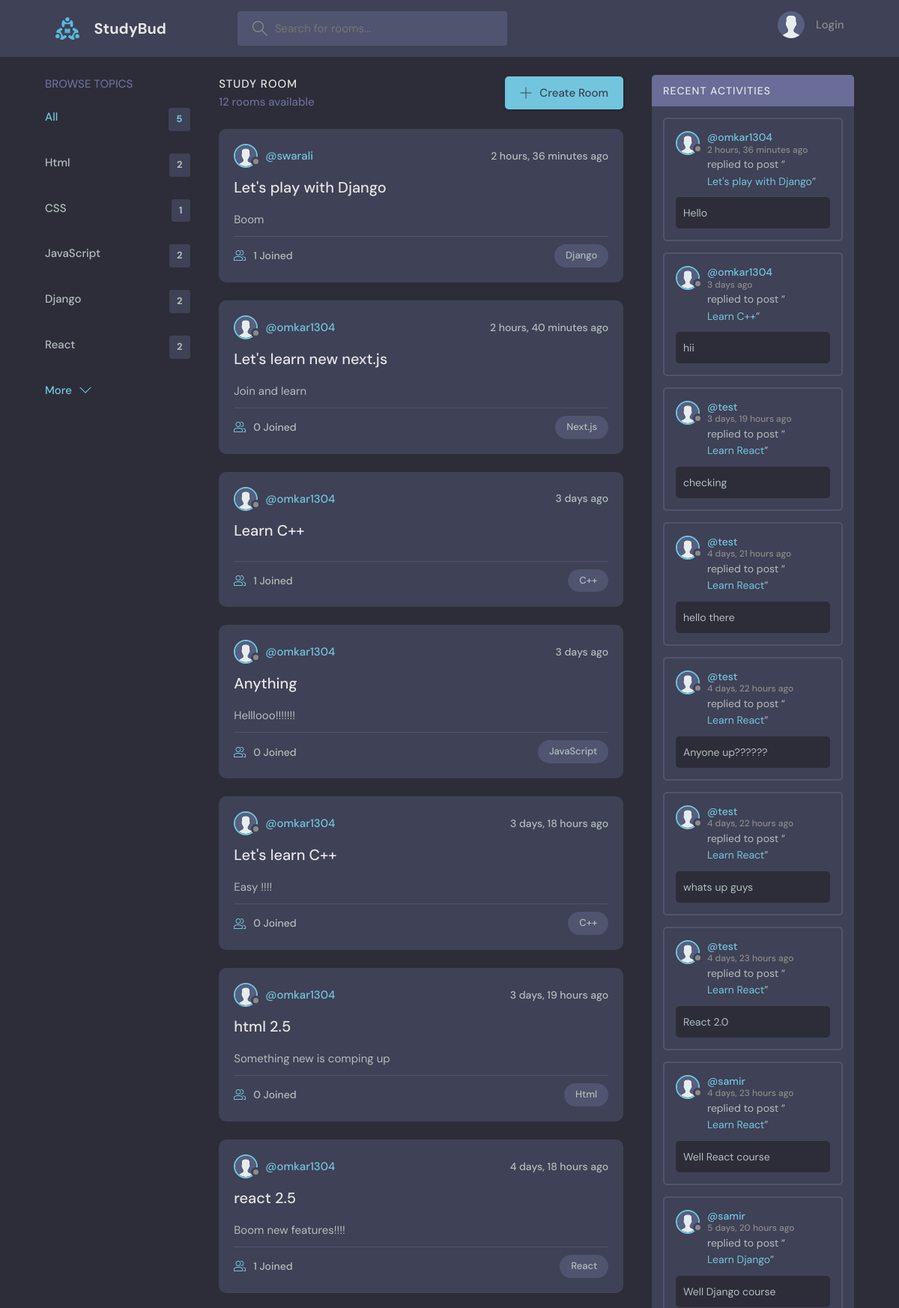
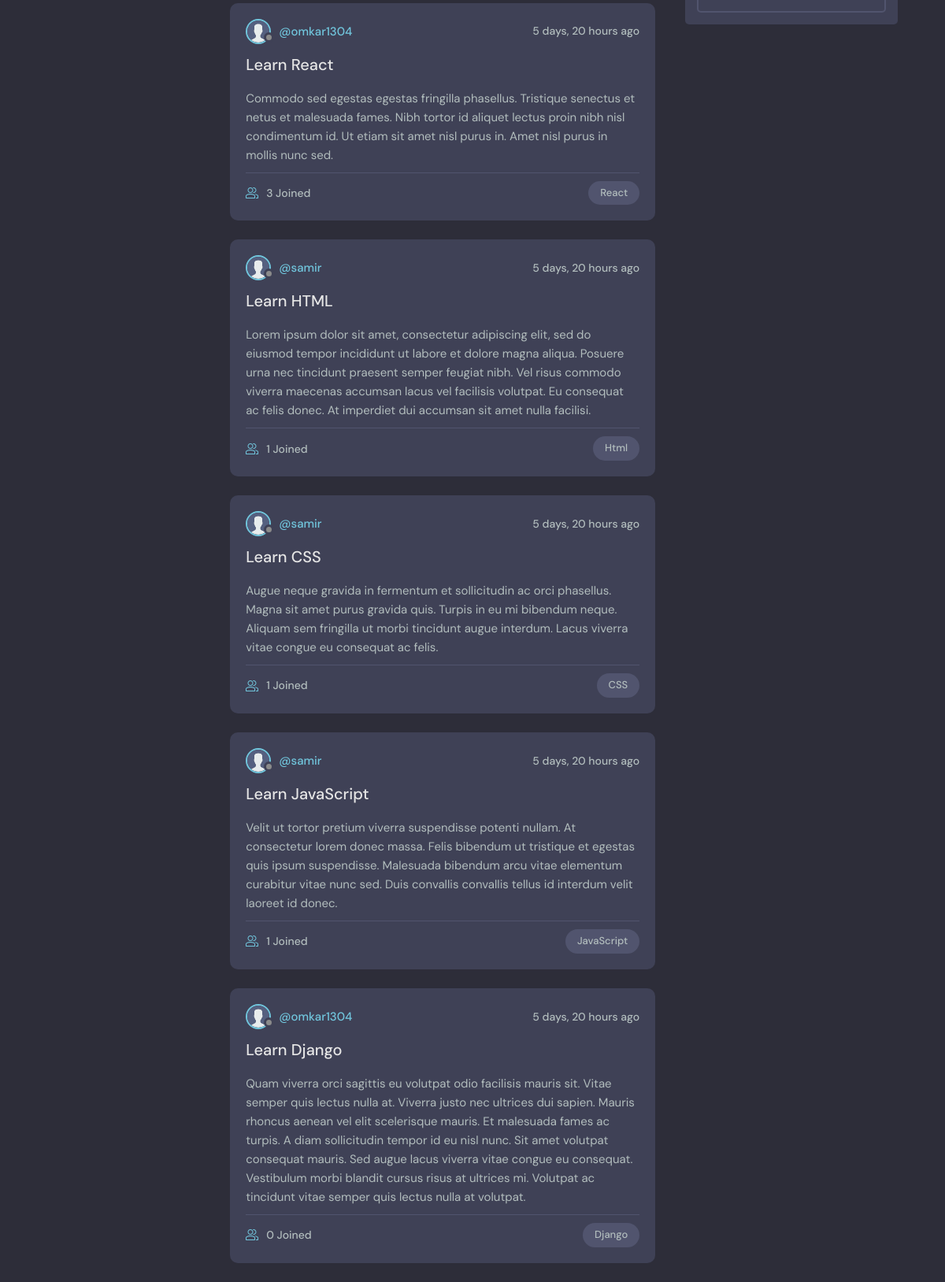
The page / on the database its author committed (2 pictures, top to bottom).
### base/models.py (models this page shows)
class Topic(models.Model):
    name = models.CharField(max_length=200)
    def __str__(self):
        return self.name

class Room(models.Model):
    host = models.ForeignKey(User, on_delete=models.SET_NULL, null=True)
    topic = models.ForeignKey(Topic, on_delete=models.SET_NULL, null=True)
    name = models.CharField(max_length=200)
    description = models.TextField(null=True, blank=True)
    participants = models.ManyToManyField(User, related_name='participants', blank=True)
    updated = models.DateTimeField(auto_now=True)
    created = models.DateTimeField(auto_now_add=True)
    class Meta:
        ordering = ['-updated', '-created']
    def __str__(self):
        return self.name

class Message(models.Model):
    user = models.ForeignKey(User, on_delete=models.CASCADE)
    room = models.ForeignKey(Room, on_delete=models.CASCADE)
    body = models.TextField()
    updated = models.DateTimeField(auto_now=True)
    created = models.DateField(auto_now_add=True)
    class Meta:
        ordering = ['-updated', '-created']
    def __str__(self):
        return self.body[0:50]

### base/views.py (the view)
# urls.py: path('', views.home, name="home"),
def home(request):
    query = request.GET.get('q') if request.GET.get('q') != None else ''
    rooms = Room.objects.filter(Q(topic__name__icontains=query) |
                                Q(name__icontains=query) |
                                Q(description__icontains=query))
    topics = Topic.objects.all()[0:5]
    room_messages = Message.objects.filter(Q(room__topic__name__icontains = query))
    room_count = rooms.count # passing rooms count after filtering
    context = {'rooms' : rooms, 'topics' : topics, 'room_count' : room_count, 'room_messages' : room_messages}
    return render(request, 'base/home.html', context)

### base/templates/base/home.html (shortened to what this page needs)
{% extends "main.html" %}
  {% block content %}
    <main class="layout layout--3">
      <div class="container">
        {% include "base/topic_component.html" %}
        <div class="roomList">
          <div class="roomList__header">
            <div>
              <h2>Study Room</h2>
              {% if rooms.count <= 1 %}
                <p>{{rooms.count}} room available</p>
              {% else %}
                <p>{{rooms.count}} rooms available</p>
              {% endif %}
            </div>
            <a class="btn btn--main" href="{% url 'room-form' %}">
              <svg version="1.1" xmlns="http://www.w3.org/2000/svg" width="32" height="32" viewBox="0 0 32 32">
                <title>add</title>
                <path
                  d="M16.943 0.943h-1.885v14.115h-14.115v1.885h14.115v14.115h1.885v-14.115h14.115v-1.885h-14.115v-14.115z"
                ></path>
              </svg>
              Create Room
            </a>
          </div>
          {% include "base/feed_component.html" %}
        </div>
        {% include "base/activity_component.html" %}
      </div>
    </main>
  {% endblock content %}

### base/templates/base/topic_component.html
<div class="topics">
    <div class="topics__header">
      <h2>Browse Topics</h2>
    </div>
    <ul class="topics__list">
      <li>
        <a href="{% url 'home' %}" class="active">All <span>{{topics.count}}</span></a>
      </li>
      {% for topic in topics %}
      <li>
        <a href="{% url 'home' %}?q={{topic.name}}">{{topic.name}}<span>{{topic.room_set.all.count}}</span></a>
      </li>
      {% endfor %}
    </ul>
    <a class="btn btn--link" href="{% url 'browse-topics' %}">
      More
      <svg version="1.1" xmlns="http://www.w3.org/2000/svg" width="32" height="32" viewBox="0 0 32 32">
        <title>chevron-down</title>
        <path d="M16 21l-13-13h-3l16 16 16-16h-3l-13 13z"></path>
      </svg>
    </a>
  </div>

### base/templates/base/feed_component.html (shortened to what this page needs)
{% load static %}
{% for room in  rooms %}
<div class="roomListRoom">
    <div class="roomListRoom__header">
      <a href="{% url 'user-profile' room.host.id %}" class="roomListRoom__author">
        <div class="avatar avatar--small">
          <img src="{% static 'images/avatar.svg' %}" />
        </div>
        <span>@{{room.host.username}}</span>
      </a>
      <div class="roomListRoom__actions">
        <span>{{room.created | timesince}} ago</span>
      </div>
    </div>
    <div class="roomListRoom__content">
      <a href="{% url 'room' room.id %}">{{room.name}}</a>
      <p>{{room.description}}</p>
    </div>
    <div class="roomListRoom__meta">
      <a href="{% url 'room' room.id %}" class="roomListRoom__joined">
        {{room.participants.all.count}} Joined
      </a>
      <p class="roomListRoom__topic">{{room.topic}}</p>
    </div>
  </div>
{% endfor %}

### base/templates/base/activity_component.html (shortened to what this page needs)
{% load static %}
<div class="activities">
    <div class="activities__header">
      <h2>Recent Activities</h2>
    </div>
    {% for message in room_messages %}
    <div class="activities__box">
      <div class="activities__boxHeader roomListRoom__header">
        <a href="{% url 'user-profile' message.user.id %}" class="roomListRoom__author">
          <div class="avatar avatar--small">
            <img src="{% static 'images/avatar.svg' %}" />
          </div>
          <p>
            @{{message.user.username}}
            <span>{{message.updated | timesince }} ago</span>
          </p>
        </a>
      </div>
      <div class="activities__boxContent">
        <p>replied to post “<a href="{% url 'room' message.room.id %}">{{message.room}}</a>”</p>
        <div class="activities__boxRoomContent">
          {{message.body}}
        </div>
      </div>
    </div>
    {% endfor %}
  </div>

### rows shown on the page
Topic: name "Html", room_set.all.count "2"
Topic: name "CSS", room_set.all.count "1"
Topic: name "JavaScript", room_set.all.count "2"
Topic: name "Django", room_set.all.count "2"
Topic: name "React", room_set.all.count "2"
Room: host.username "swarali", created "2 hours, 36 minutes", name "Let's play with Django", description "Boom", participants.all.count "1", topic "Django"
Room: host.username "omkar1304", created "2 hours, 40 minutes", name "Let's learn new next.js", description "Join and learn", participants.all.count "0", topic "Next.js"
Room: host.username "omkar1304", created "3 days", name "Learn C++", participants.all.count "1", topic "C++"
Room: host.username "omkar1304", created "3 days", name "Anything", description "Helllooo!!!!!!!", participants.all.count "0", topic "JavaScript"
Room: host.username "omkar1304", created "3 days, 18 hours", name "Let's learn C++", description "Easy !!!!", participants.all.count "0", topic "C++"
Room: host.username "omkar1304", created "3 days, 19 hours", name "html 2.5", description "Something new is comping up", participants.all.count "0", topic "Html"
Room: host.username "omkar1304", created "4 days, 18 hours", name "react 2.5", description "Boom new features!!!!", participants.all.count "1", topic "React"
Room: host.username "omkar1304", created "5 days, 20 hours", name "Learn React", description "Commodo sed egestas egestas fringilla phasellus. Tristique senectus et netus et malesuada fames. Nibh tortor id aliquet lectus proin nibh nisl condimentum id. Ut etiam sit amet nisl purus in. Amet nisl purus in mollis nunc sed.", participants.all.count "3", topic "React"
Room: host.username "samir", created "5 days, 20 hours", name "Learn HTML", description "Lorem ipsum dolor sit amet, consectetur adipiscing elit, sed do eiusmod tempor incididunt ut labore et dolore magna aliqua. Posuere urna nec tincidunt praesent semper feugiat nibh. Vel risus commodo viverra maecenas accumsan lacus vel facilisis volutpat. Eu consequat ac felis donec. At imperdiet dui accumsan sit amet nulla facilisi.", participants.all.count "1", topic "Html"
Room: host.username "samir", created "5 days, 20 hours", name "Learn CSS", description "Augue neque gravida in fermentum et sollicitudin ac orci phasellus. Magna sit amet purus gravida quis. Turpis in eu mi bibendum neque. Aliquam sem fringilla ut morbi tincidunt augue interdum. Lacus viverra vitae congue eu consequat ac felis.", participants.all.count "1", topic "CSS"
Room: host.username "samir", created "5 days, 20 hours", name "Learn JavaScript", description "Velit ut tortor pretium viverra suspendisse potenti nullam. At consectetur lorem donec massa. Felis bibendum ut tristique et egestas quis ipsum suspendisse. Malesuada bibendum arcu vitae elementum curabitur vitae nunc sed. Duis convallis convallis tellus id interdum velit laoreet id donec.", participants.all.count "1", topic "JavaScript"
Room: host.username "omkar1304", created "5 days, 20 hours", name "Learn Django", description "Quam viverra orci sagittis eu volutpat odio facilisis mauris sit. Vitae semper quis lectus nulla at. Viverra justo nec ultrices dui sapien. Mauris rhoncus aenean vel elit scelerisque mauris. Et malesuada fames ac turpis. A diam sollicitudin tempor id eu nisl nunc. Sit amet volutpat consequat mauris. Sed augue lacus viverra vitae congue eu consequat. Vestibulum morbi blandit cursus risus at ultrices mi. Volutpat ac tincidunt vitae semper quis lectus nulla at volutpat.", participants.all.count "0", topic "Django"
Message: user.username "omkar1304", updated "2 hours, 36 minutes", room "Let's play with Django", body "Hello"
Message: user.username "omkar1304", updated "3 days", room "Learn C++", body "hii"
Message: user.username "test", updated "3 days, 19 hours", room "Learn React", body "checking"
Message: user.username "test", updated "4 days, 21 hours", room "Learn React", body "hello there"
Message: user.username "test", updated "4 days, 22 hours", room "Learn React", body "Anyone up??????"
Message: user.username "test", updated "4 days, 22 hours", room "Learn React", body "whats up guys"
Message: user.username "test", updated "4 days, 23 hours", room "Learn React", body "React 2.0"
Message: user.username "samir", updated "4 days, 23 hours", room "Learn React", body "Well React course"
Message: user.username "samir", updated "5 days, 20 hours", room "Learn Django", body "Well Django course"

### other values the page prints
{{ topics.count }} "5"
{{ rooms.count }} "12"
